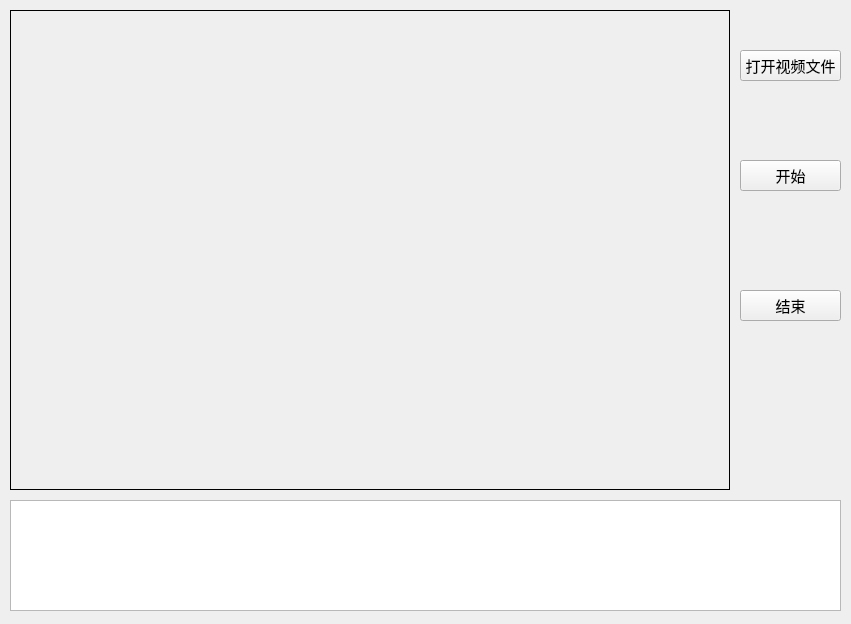
<?xml version="1.0" encoding="UTF-8"?>
<ui version="4.0">
 <class>MainWindow</class>
 <widget class="QMainWindow" name="MainWindow">
  <property name="geometry">
   <rect>
    <x>0</x>
    <y>0</y>
    <width>851</width>
    <height>624</height>
   </rect>
  </property>
  <property name="windowTitle">
   <string>SSD300视频流检测</string>
  </property>
  <widget class="QWidget" name="centralWidget">
   <widget class="QLabel" name="label_imgshow">
    <property name="geometry">
     <rect>
      <x>10</x>
      <y>10</y>
      <width>720</width>
      <height>480</height>
     </rect>
    </property>
    <property name="font">
     <font>
      <family>Agency FB</family>
      <pointsize>11</pointsize>
     </font>
    </property>
    <property name="frameShape">
     <enum>QFrame::Box</enum>
    </property>
    <property name="text">
     <string/>
    </property>
   </widget>
   <widget class="QPushButton" name="pushButton_start">
    <property name="geometry">
     <rect>
      <x>740</x>
      <y>160</y>
      <width>101</width>
      <height>31</height>
     </rect>
    </property>
    <property name="font">
     <font>
      <family>Agency FB</family>
      <pointsize>11</pointsize>
     </font>
    </property>
    <property name="text">
     <string>开始</string>
    </property>
   </widget>
   <widget class="QPushButton" name="pushButton_end">
    <property name="geometry">
     <rect>
      <x>740</x>
      <y>290</y>
      <width>101</width>
      <height>31</height>
     </rect>
    </property>
    <property name="font">
     <font>
      <family>Agency FB</family>
      <pointsize>11</pointsize>
     </font>
    </property>
    <property name="text">
     <string>结束</string>
    </property>
   </widget>
   <widget class="QTextEdit" name="textEdit">
    <property name="geometry">
     <rect>
      <x>10</x>
      <y>500</y>
      <width>831</width>
      <height>111</height>
     </rect>
    </property>
   </widget>
   <widget class="QPushButton" name="pushButton_open">
    <property name="geometry">
     <rect>
      <x>740</x>
      <y>50</y>
      <width>101</width>
      <height>31</height>
     </rect>
    </property>
    <property name="font">
     <font>
      <family>Agency FB</family>
      <pointsize>11</pointsize>
     </font>
    </property>
    <property name="text">
     <string>打开视频文件</string>
    </property>
   </widget>
  </widget>
 </widget>
 <resources/>
 <connections/>
</ui>
